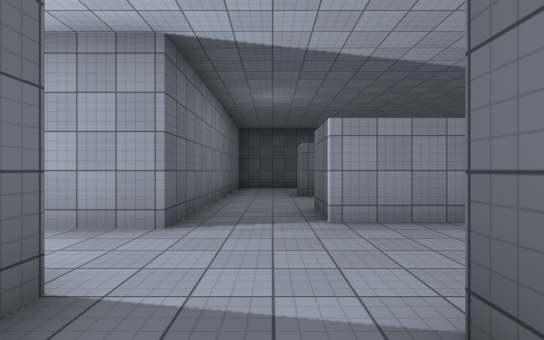
view 1 (above)

21 first-person views from a walk through a scene from a Unity 3-D project. The camera is 1.5 m above the floor, looks level and sees 85° across. The floor is counted in squares, 2 m on a side. Each view is taken from the middle of a square. On the plan, view 1 faces up. The plan holds only what a view shows up to about 10 squares ahead; the rest is blank. The place goes on beyond the plan. The player character is not drawn. Surface patterns are stand-ins for the level's own textures.

view 2
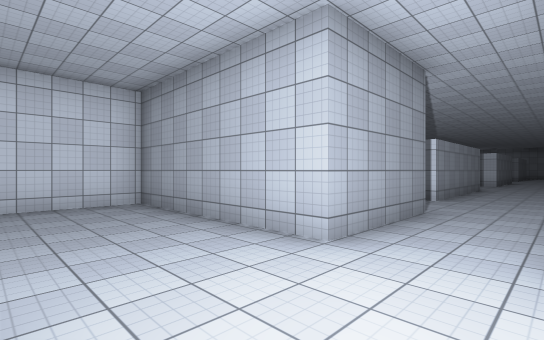

view 3
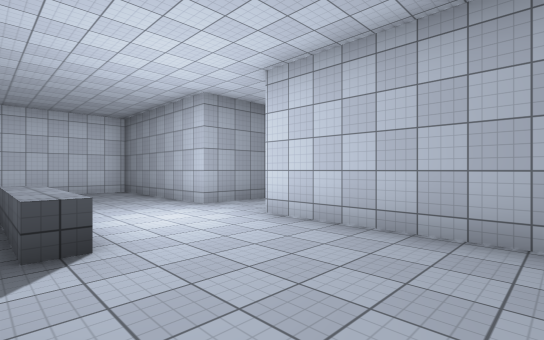

view 4
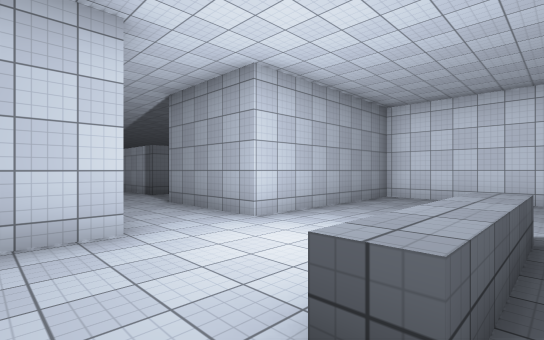

view 5
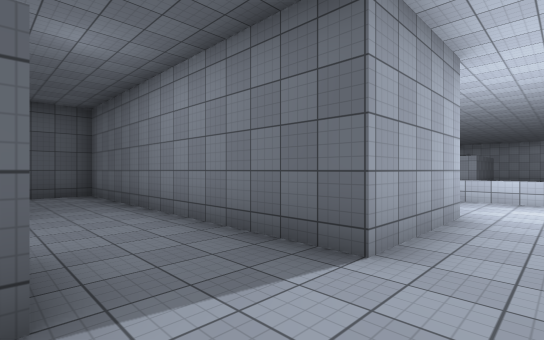

view 6
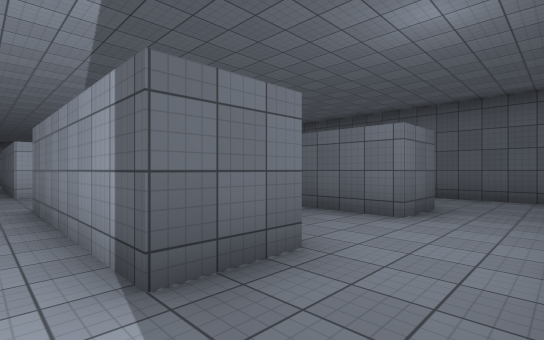

view 7
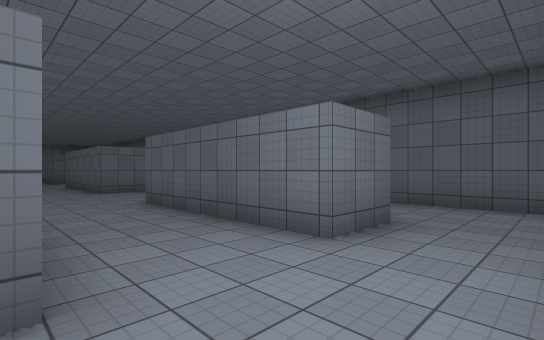

view 8
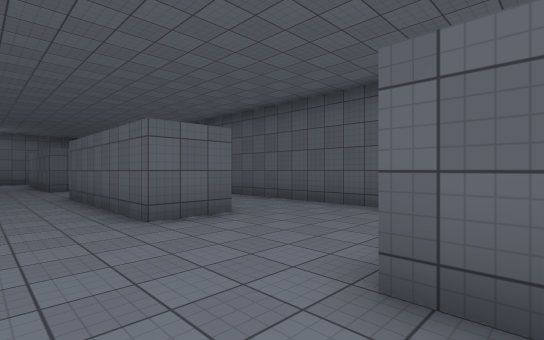

view 9
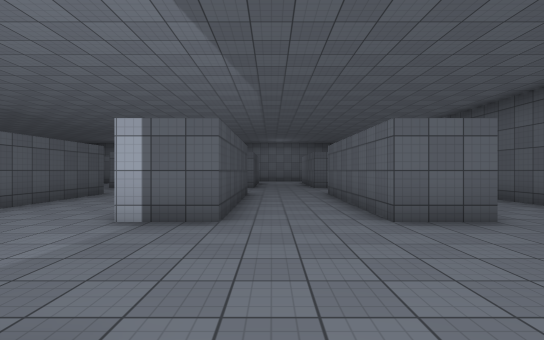

view 10
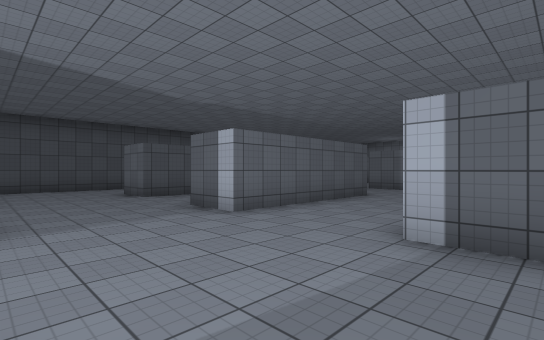

view 11
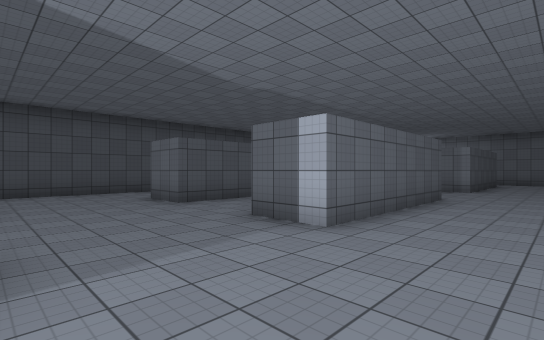

view 12
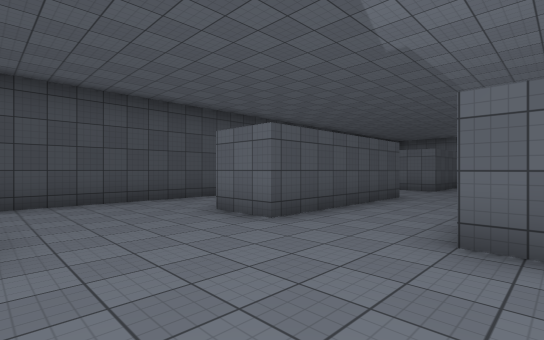

view 13
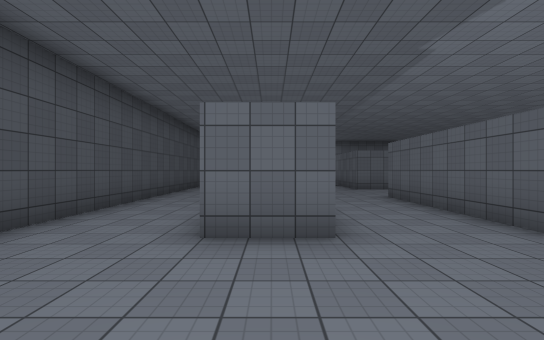

view 14
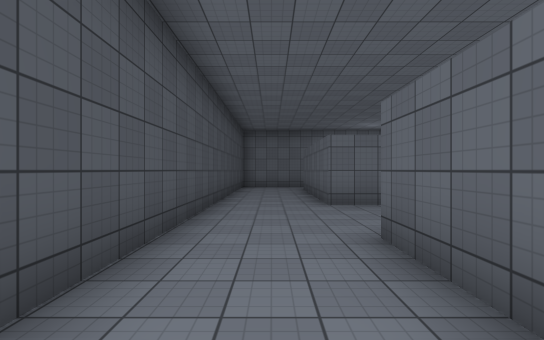

view 15
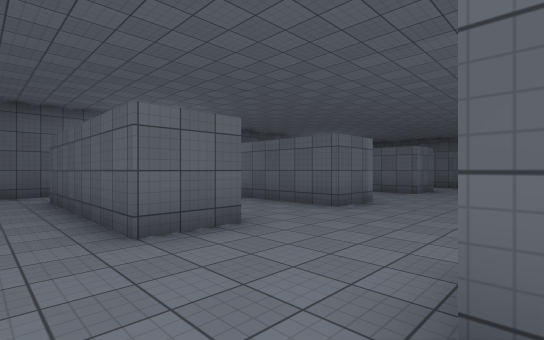

view 16
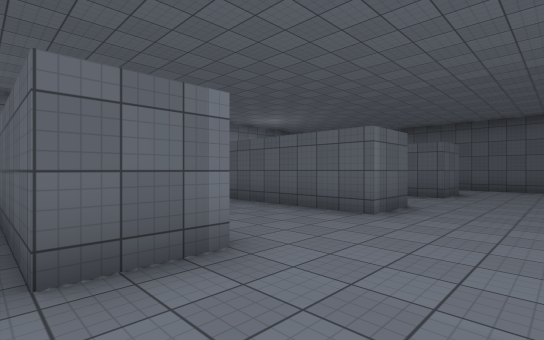

view 17
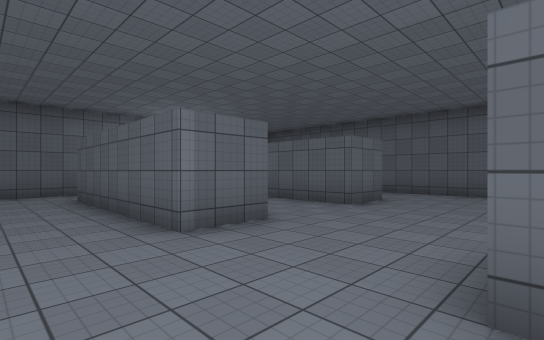

view 18
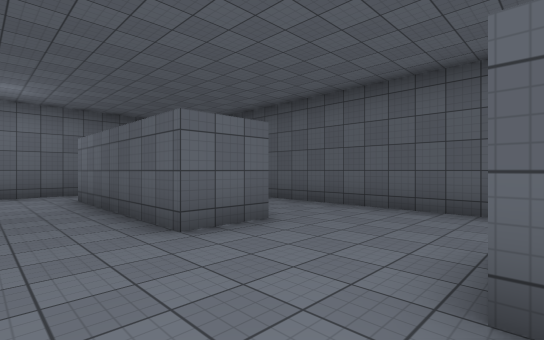

view 19
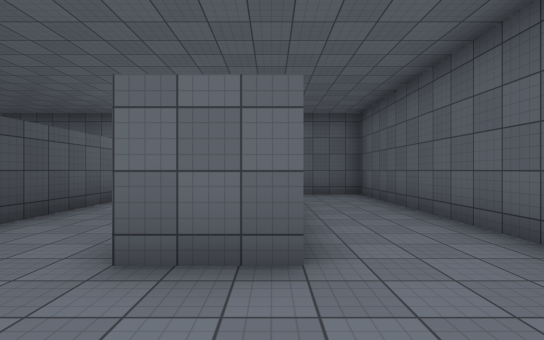

view 20
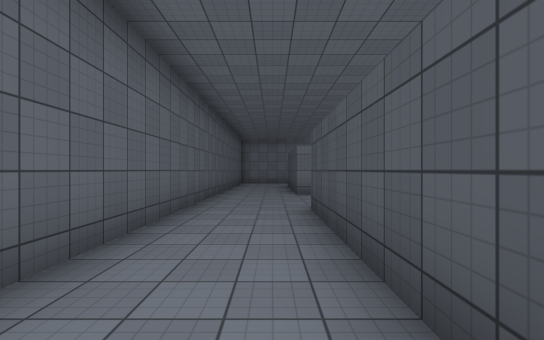

view 21
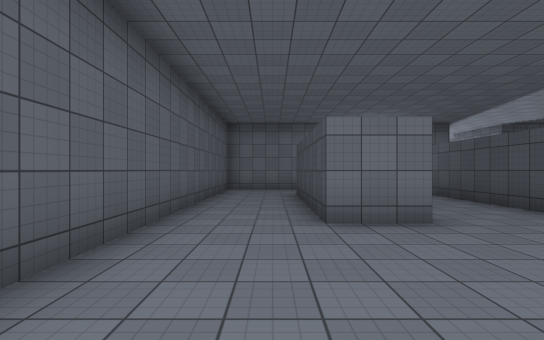

### Floor plan
Points are (right, up) in squares from view 1. A wall is a line through its corners. A room is listed if a view was taken in it or the views show most of it. See-through windows are left out.
Room 1 (views 1, 2, 3, 4, 6, 7)
walls: (-1.4, 3.8) (-4.4, 3.8) (-4.4, 8.8) (-7.6, 8.8); (-7.7, -3.2) (-4.4, -3.2) (-4.4, 1.8) (-1.4, 1.8) (-1.4, -0.4); (0.8, -0.3) (0.8, 1.3)
low walls: (-7.3, 2.8) (-7.3, 1) (-7.8, 1) (-7.8, 4) (-7.2, 4)
ways out: opening at (-1.5, 2.5) to room 2; opening at (-0.5, 0.5) to room 2
Room 2 (views 5, 8, 9, 10, 11, 12, 13, 14, 15, 16, 17, 18, 19, 20, 21)
walls: (14.3, 4.3) (9.3, 4.3) (9.3, 5.8) (14.3, 5.8); (4.9, 4.3) (0.8, 4.3) (0.8, 5.7); (14.3, -0.2) (9.3, -0.2) (9.3, 1.3) (12.4, 1.3); (4.9, -0.2) (1.1, -0.2); (14.3, 8.3) (9.3, 8.3) (9.3, 9.9); (5.8, -2.7) (5.8, -4.2) (0.8, -4.2) (0.8, -2.7) (5.8, -2.7); (12.3, 9.8) (14.4, 9.8); (17.3, -0.2) (17.3, 1.3) (21.5, 1.3); (17.9, 4.3) (17.3, 4.3) (17.3, 5.8) (20.5, 5.8); (14.3, -4.2) (9.3, -4.2) (9.3, -2.7) (14.4, -2.7); (17.3, 8.2) (17.3, 9.8) (21.5, 9.8); (0.8, 1.3) (5.9, 1.3); (1.3, 8.3) (0.8, 8.3) (0.8, 9.7); (17.3, -4.2) (17.3, -2.7) (21.5, -2.7); (14.9, -6.7) (21.5, -6.7); (-1.4, -0.4) (-1.4, -6.7) (13.3, -6.7); (21.5, -0.2) (19, -0.2); (-1.4, 10) (-1.4, 3.8); (20.9, 12.3) (6.3, 12.3)
ways out: opening at (-1.5, 2.5) to room 1; opening at (-0.5, 0.5) to room 1

Positions as (right, up) in squares from view 1, and headings:
1: (0, 0), facing up
2: (-7, 2), facing up-right
3: (-8, -2), facing up-right
4: (-8, 5), facing down-right
5: (1, 3), facing down-left
6: (-1, 2), facing down-right
7: (-1, 0), facing down-right
8: (5, -1), facing down-right
9: (5, -1), facing right
10: (6, 0), facing up-right
11: (6, 2), facing up-right
12: (6, 5), facing up-right
13: (6, 9), facing right
14: (11, 11), facing right
15: (14, 11), facing down-right
16: (15, 6), facing down-right
17: (14, 3), facing down-right
18: (14, -1), facing down-right
19: (15, -4), facing right
20: (15, -5), facing left
21: (10, -5), facing left
